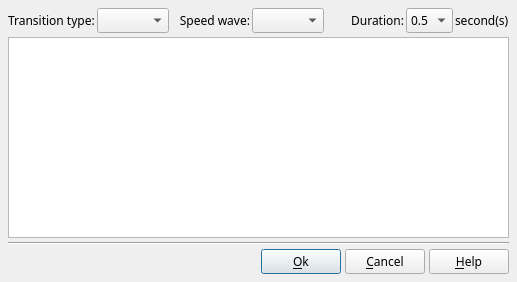
<?xml version="1.0" encoding="UTF-8"?>
<ui version="4.0">
 <class>DlgTransitionProperties</class>
 <widget class="QDialog" name="DlgTransitionProperties">
  <property name="geometry">
   <rect>
    <x>0</x>
    <y>0</y>
    <width>517</width>
    <height>282</height>
   </rect>
  </property>
  <property name="font">
   <font>
    <family>Sans Serif</family>
    <pointsize>9</pointsize>
   </font>
  </property>
  <property name="windowTitle">
   <string>Transition properties</string>
  </property>
  <layout class="QVBoxLayout" name="verticalLayout">
   <property name="spacing">
    <number>4</number>
   </property>
   <property name="leftMargin">
    <number>8</number>
   </property>
   <property name="topMargin">
    <number>8</number>
   </property>
   <property name="rightMargin">
    <number>8</number>
   </property>
   <property name="bottomMargin">
    <number>8</number>
   </property>
   <item>
    <layout class="QHBoxLayout" name="horizontalLayout">
     <property name="spacing">
      <number>2</number>
     </property>
     <property name="leftMargin">
      <number>0</number>
     </property>
     <property name="topMargin">
      <number>0</number>
     </property>
     <property name="rightMargin">
      <number>0</number>
     </property>
     <property name="bottomMargin">
      <number>0</number>
     </property>
     <item>
      <widget class="QLabel" name="label">
       <property name="text">
        <string>Transition type:</string>
       </property>
      </widget>
     </item>
     <item>
      <widget class="QComboBox" name="TransitionTypeCB">
       <property name="sizePolicy">
        <sizepolicy hsizetype="Preferred" vsizetype="Fixed">
         <horstretch>0</horstretch>
         <verstretch>0</verstretch>
        </sizepolicy>
       </property>
       <property name="toolTip">
        <string>Allows you to select a transition family.
- No transition: The new slide immediately replaces the old one. (Note that this also deactivates Background transitions and Sound fades so the playlist of the new slide immediately replaces that of the old one)
- Basic/Dissolve effect: The slide appears gradually, with gradually increasing opacity.
- Zoom: The new slide appears by getting bigger while the old slide disappears with a dissolve effect.
- Slide: The new slide glides onto the old slide which disappears with a dissolve effect.
-Push: The new slide takes the place of the old slide by pushing it aside.
-LUMA transition: The animation is based on a luminance mask : the darker the points in the mask, the faster the corresponding points in the new slide replace those in the old slide.</string>
       </property>
      </widget>
     </item>
     <item>
      <widget class="QLabel" name="label_4">
       <property name="sizePolicy">
        <sizepolicy hsizetype="Expanding" vsizetype="Preferred">
         <horstretch>0</horstretch>
         <verstretch>0</verstretch>
        </sizepolicy>
       </property>
       <property name="text">
        <string>Speed wave:</string>
       </property>
       <property name="alignment">
        <set>Qt::AlignRight|Qt::AlignTrailing|Qt::AlignVCenter</set>
       </property>
      </widget>
     </item>
     <item>
      <widget class="cCSpeedWaveComboBox" name="SpeedWaveCB">
       <property name="toolTip">
        <string>Allows you to select a speed curve to apply to the transition.</string>
       </property>
      </widget>
     </item>
     <item>
      <widget class="QLabel" name="label_2">
       <property name="sizePolicy">
        <sizepolicy hsizetype="Expanding" vsizetype="Preferred">
         <horstretch>0</horstretch>
         <verstretch>0</verstretch>
        </sizepolicy>
       </property>
       <property name="text">
        <string>Duration:</string>
       </property>
       <property name="alignment">
        <set>Qt::AlignRight|Qt::AlignTrailing|Qt::AlignVCenter</set>
       </property>
      </widget>
     </item>
     <item>
      <widget class="QComboBox" name="TransitionDurationCB">
       <property name="sizePolicy">
        <sizepolicy hsizetype="Preferred" vsizetype="Fixed">
         <horstretch>0</horstretch>
         <verstretch>0</verstretch>
        </sizepolicy>
       </property>
       <property name="toolTip">
        <string>Allows you to define the duration of the animation.
The possible choices are of 0,5 seconds (very fast) to 10 seconds (very slow).</string>
       </property>
       <item>
        <property name="text">
         <string notr="true">0.5</string>
        </property>
       </item>
       <item>
        <property name="text">
         <string notr="true">1</string>
        </property>
       </item>
       <item>
        <property name="text">
         <string notr="true">2</string>
        </property>
       </item>
       <item>
        <property name="text">
         <string notr="true">3</string>
        </property>
       </item>
       <item>
        <property name="text">
         <string notr="true">4</string>
        </property>
       </item>
       <item>
        <property name="text">
         <string notr="true">6</string>
        </property>
       </item>
       <item>
        <property name="text">
         <string notr="true">8</string>
        </property>
       </item>
       <item>
        <property name="text">
         <string notr="true">10</string>
        </property>
       </item>
      </widget>
     </item>
     <item>
      <widget class="QLabel" name="label_3">
       <property name="text">
        <string>second(s)</string>
       </property>
      </widget>
     </item>
    </layout>
   </item>
   <item>
    <widget class="QTableWidget" name="TransitionTable">
     <property name="toolTip">
      <string>Allows you to select a transition.</string>
     </property>
     <property name="editTriggers">
      <set>QAbstractItemView::NoEditTriggers</set>
     </property>
     <property name="showDropIndicator" stdset="0">
      <bool>false</bool>
     </property>
     <property name="dragDropOverwriteMode">
      <bool>false</bool>
     </property>
     <property name="selectionMode">
      <enum>QAbstractItemView::SingleSelection</enum>
     </property>
     <property name="showGrid">
      <bool>false</bool>
     </property>
     <property name="gridStyle">
      <enum>Qt::NoPen</enum>
     </property>
     <property name="wordWrap">
      <bool>false</bool>
     </property>
     <property name="cornerButtonEnabled">
      <bool>false</bool>
     </property>
     <attribute name="horizontalHeaderVisible">
      <bool>false</bool>
     </attribute>
     <attribute name="horizontalHeaderHighlightSections">
      <bool>false</bool>
     </attribute>
     <attribute name="verticalHeaderVisible">
      <bool>false</bool>
     </attribute>
     <attribute name="verticalHeaderHighlightSections">
      <bool>false</bool>
     </attribute>
     <column>
      <property name="text">
       <string notr="true">0</string>
      </property>
     </column>
     <column>
      <property name="text">
       <string notr="true">1</string>
      </property>
     </column>
     <column>
      <property name="text">
       <string notr="true">2</string>
      </property>
     </column>
     <column>
      <property name="text">
       <string notr="true">3</string>
      </property>
     </column>
    </widget>
   </item>
   <item>
    <widget class="Line" name="line">
     <property name="orientation">
      <enum>Qt::Horizontal</enum>
     </property>
    </widget>
   </item>
   <item>
    <layout class="QHBoxLayout" name="horizontalLayout_2">
     <property name="spacing">
      <number>4</number>
     </property>
     <item>
      <spacer name="horizontalSpacer_2">
       <property name="orientation">
        <enum>Qt::Horizontal</enum>
       </property>
       <property name="sizeHint" stdset="0">
        <size>
         <width>40</width>
         <height>20</height>
        </size>
       </property>
      </spacer>
     </item>
     <item>
      <widget class="QPushButton" name="OKBT">
       <property name="toolTip">
        <string>Accept modification and exit dialog box</string>
       </property>
       <property name="text">
        <string>&amp;Ok</string>
       </property>
       <property name="icon">
        <iconset>
         <normaloff>:/img/action_ok.png</normaloff>:/img/action_ok.png</iconset>
       </property>
      </widget>
     </item>
     <item>
      <widget class="QPushButton" name="CancelBt">
       <property name="toolTip">
        <string>Cancel modification and exit dialog box</string>
       </property>
       <property name="text">
        <string>&amp;Cancel</string>
       </property>
       <property name="icon">
        <iconset>
         <normaloff>:/img/action_cancel.png</normaloff>:/img/action_cancel.png</iconset>
       </property>
      </widget>
     </item>
     <item>
      <widget class="QPushButton" name="HelpBt">
       <property name="toolTip">
        <string>Show help about this dialogue box</string>
       </property>
       <property name="text">
        <string>&amp;Help</string>
       </property>
       <property name="icon">
        <iconset>
         <normaloff>:/img/help.png</normaloff>:/img/help.png</iconset>
       </property>
      </widget>
     </item>
    </layout>
   </item>
  </layout>
 </widget>
 <customwidgets>
  <customwidget>
   <class>cCSpeedWaveComboBox</class>
   <extends>QComboBox</extends>
   <header>../ffDiaporama_lib/cSpeedWaveComboBox.h</header>
  </customwidget>
 </customwidgets>
 <resources/>
 <connections/>
</ui>
